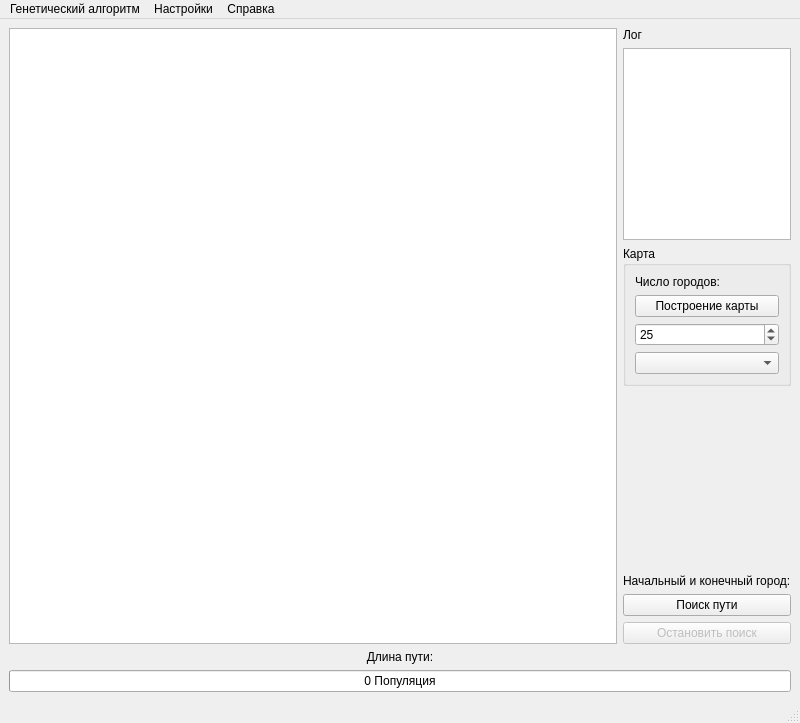
<?xml version="1.0" encoding="UTF-8"?>
<ui version="4.0">
 <class>MainWindow</class>
 <widget class="QMainWindow" name="MainWindow">
  <property name="geometry">
   <rect>
    <x>0</x>
    <y>0</y>
    <width>800</width>
    <height>723</height>
   </rect>
  </property>
  <property name="windowTitle">
   <string>Задача коммивояжер</string>
  </property>
  <property name="windowIcon">
   <iconset resource="res/res.qrc">
    <normaloff>:/iconMainWindow.png</normaloff>:/iconMainWindow.png</iconset>
  </property>
  <property name="windowOpacity">
   <double>20.000000000000000</double>
  </property>
  <widget class="QWidget" name="centralwidget">
   <layout class="QVBoxLayout" name="verticalLayout_4">
    <item>
     <layout class="QHBoxLayout" name="horizontalLayout_3" stretch="8,2">
      <item>
       <widget class="QGraphicsView" name="graphicsView">
        <property name="dragMode">
         <enum>QGraphicsView::NoDrag</enum>
        </property>
        <property name="resizeAnchor">
         <enum>QGraphicsView::AnchorViewCenter</enum>
        </property>
       </widget>
      </item>
      <item>
       <layout class="QVBoxLayout" name="verticalLayout">
        <item>
         <widget class="QLabel" name="label_4">
          <property name="text">
           <string>Лог</string>
          </property>
         </widget>
        </item>
        <item>
         <widget class="QTextEdit" name="te_log">
          <property name="readOnly">
           <bool>true</bool>
          </property>
         </widget>
        </item>
        <item>
         <widget class="QGroupBox" name="groupBox_2">
          <property name="title">
           <string>Карта</string>
          </property>
          <layout class="QVBoxLayout" name="verticalLayout_3">
           <item>
            <widget class="QLabel" name="label">
             <property name="maximumSize">
              <size>
               <width>16777215</width>
               <height>25</height>
              </size>
             </property>
             <property name="text">
              <string>Число городов:</string>
             </property>
             <property name="alignment">
              <set>Qt::AlignBottom|Qt::AlignLeading|Qt::AlignLeft</set>
             </property>
            </widget>
           </item>
           <item>
            <widget class="QPushButton" name="b_generation">
             <property name="text">
              <string>Построение карты</string>
             </property>
            </widget>
           </item>
           <item>
            <widget class="QSpinBox" name="sb_countCities">
             <property name="minimum">
              <number>3</number>
             </property>
             <property name="maximum">
              <number>1000</number>
             </property>
             <property name="value">
              <number>25</number>
             </property>
            </widget>
           </item>
           <item>
            <widget class="QComboBox" name="cb_beginCity"/>
           </item>
          </layout>
         </widget>
        </item>
        <item>
         <spacer name="verticalSpacer">
          <property name="orientation">
           <enum>Qt::Vertical</enum>
          </property>
          <property name="sizeHint" stdset="0">
           <size>
            <width>20</width>
            <height>40</height>
           </size>
          </property>
         </spacer>
        </item>
        <item>
         <widget class="QLabel" name="label_5">
          <property name="text">
           <string>Начальный и конечный город:</string>
          </property>
         </widget>
        </item>
        <item>
         <widget class="QPushButton" name="b_findWay">
          <property name="text">
           <string>Поиск пути</string>
          </property>
         </widget>
        </item>
        <item>
         <widget class="QPushButton" name="b_stop">
          <property name="enabled">
           <bool>false</bool>
          </property>
          <property name="text">
           <string>Остановить поиск</string>
          </property>
         </widget>
        </item>
       </layout>
      </item>
     </layout>
    </item>
    <item>
     <widget class="QLabel" name="l_lengthWay">
      <property name="text">
       <string>Длина пути:</string>
      </property>
      <property name="alignment">
       <set>Qt::AlignCenter</set>
      </property>
     </widget>
    </item>
    <item>
     <widget class="QProgressBar" name="progressBar">
      <property name="maximum">
       <number>1000</number>
      </property>
      <property name="value">
       <number>0</number>
      </property>
      <property name="textDirection">
       <enum>QProgressBar::TopToBottom</enum>
      </property>
      <property name="format">
       <string>%v Популяция</string>
      </property>
     </widget>
    </item>
   </layout>
  </widget>
  <widget class="QStatusBar" name="statusbar"/>
  <widget class="QMenuBar" name="menuBar">
   <property name="geometry">
    <rect>
     <x>0</x>
     <y>0</y>
     <width>800</width>
     <height>20</height>
    </rect>
   </property>
   <widget class="QMenu" name="m_setting">
    <property name="title">
     <string>Настройки</string>
    </property>
    <addaction name="m_settingGeneticAlgorithm_2"/>
    <addaction name="m_settingSleep_2"/>
   </widget>
   <widget class="QMenu" name="menu_2">
    <property name="title">
     <string>Генетический алгоритм</string>
    </property>
    <addaction name="m_execGeneticAlgorithm_2"/>
    <addaction name="m_stop"/>
   </widget>
   <widget class="QMenu" name="menu_3">
    <property name="title">
     <string>Справка</string>
    </property>
    <addaction name="m_helpTask"/>
    <addaction name="m_helpGeneticAlgorithm_2"/>
    <addaction name="m_helpByAuthor"/>
   </widget>
   <addaction name="menu_2"/>
   <addaction name="m_setting"/>
   <addaction name="menu_3"/>
  </widget>
  <action name="action">
   <property name="text">
    <string>Настройка карты городов</string>
   </property>
  </action>
  <action name="action_2">
   <property name="text">
    <string>Построение карты</string>
   </property>
  </action>
  <action name="m_settingGeneticAlgorithm">
   <property name="text">
    <string>Найстрока алгоритма</string>
   </property>
  </action>
  <action name="m_execGeneticAlgorithm">
   <property name="text">
    <string>Начать поиск</string>
   </property>
  </action>
  <action name="action_5">
   <property name="text">
    <string>Об авторе</string>
   </property>
  </action>
  <action name="m_settingSleep">
   <property name="text">
    <string>Настройка задержки</string>
   </property>
  </action>
  <action name="m_settingGeneticAlgorithm_2">
   <property name="text">
    <string>Генетический алгоритм</string>
   </property>
  </action>
  <action name="m_settingSleep_2">
   <property name="text">
    <string>Задержка</string>
   </property>
  </action>
  <action name="m_execGeneticAlgorithm_2">
   <property name="text">
    <string>Запустить</string>
   </property>
  </action>
  <action name="m_stop">
   <property name="enabled">
    <bool>false</bool>
   </property>
   <property name="text">
    <string>Остановить</string>
   </property>
  </action>
  <action name="m_helpTask">
   <property name="text">
    <string>Задача коммивояжера</string>
   </property>
  </action>
  <action name="m_helpByAuthor">
   <property name="text">
    <string>Об авторе</string>
   </property>
  </action>
  <action name="m_helpGeneticAlgorithm_2">
   <property name="text">
    <string>Генетический алгоритм</string>
   </property>
  </action>
 </widget>
 <resources>
  <include location="res/res.qrc"/>
 </resources>
 <connections/>
</ui>
